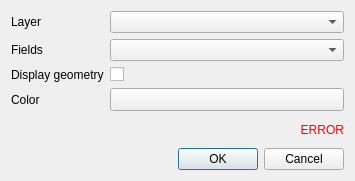
<?xml version="1.0" encoding="UTF-8"?>
<ui version="4.0">
 <class>Dialog</class>
 <widget class="QDialog" name="Dialog">
  <property name="geometry">
   <rect>
    <x>0</x>
    <y>0</y>
    <width>355</width>
    <height>181</height>
   </rect>
  </property>
  <property name="windowTitle">
   <string>Tooltip layer</string>
  </property>
  <layout class="QVBoxLayout" name="verticalLayout">
   <item>
    <layout class="QFormLayout" name="formLayout">
     <item row="0" column="0">
      <widget class="QLabel" name="label_layer">
       <property name="text">
        <string>Layer</string>
       </property>
      </widget>
     </item>
     <item row="0" column="1">
      <widget class="QgsMapLayerComboBox" name="layer"/>
     </item>
     <item row="1" column="0">
      <widget class="QLabel" name="label_fields">
       <property name="text">
        <string>Fields</string>
       </property>
       <property name="wordWrap">
        <bool>true</bool>
       </property>
      </widget>
     </item>
     <item row="1" column="1">
      <widget class="QgsFieldComboBox" name="fields"/>
     </item>
     <item row="2" column="0">
      <widget class="QLabel" name="label_display_geometry">
       <property name="text">
        <string>Display geometry</string>
       </property>
      </widget>
     </item>
     <item row="2" column="1">
      <widget class="QCheckBox" name="display_geometry">
       <property name="text">
        <string/>
       </property>
      </widget>
     </item>
     <item row="3" column="0">
      <widget class="QLabel" name="label_color">
       <property name="text">
        <string>Color</string>
       </property>
      </widget>
     </item>
     <item row="3" column="1">
      <widget class="QgsColorButton" name="color">
       <property name="sizePolicy">
        <sizepolicy hsizetype="Minimum" vsizetype="Fixed">
         <horstretch>0</horstretch>
         <verstretch>0</verstretch>
        </sizepolicy>
       </property>
      </widget>
     </item>
    </layout>
   </item>
   <item>
    <widget class="QLabel" name="error">
     <property name="styleSheet">
      <string notr="true">QLabel { color : red; }</string>
     </property>
     <property name="text">
      <string notr="true">ERROR</string>
     </property>
     <property name="alignment">
      <set>Qt::AlignRight|Qt::AlignTrailing|Qt::AlignVCenter</set>
     </property>
    </widget>
   </item>
   <item>
    <widget class="QDialogButtonBox" name="button_box">
     <property name="orientation">
      <enum>Qt::Horizontal</enum>
     </property>
     <property name="standardButtons">
      <set>QDialogButtonBox::Cancel|QDialogButtonBox::Ok</set>
     </property>
    </widget>
   </item>
  </layout>
 </widget>
 <customwidgets>
  <customwidget>
   <class>QgsColorButton</class>
   <extends>QToolButton</extends>
   <header>qgis.gui</header>
  </customwidget>
  <customwidget>
   <class>QgsFieldComboBox</class>
   <extends>QComboBox</extends>
   <header>qgis.gui</header>
  </customwidget>
  <customwidget>
   <class>QgsMapLayerComboBox</class>
   <extends>QComboBox</extends>
   <header>qgis.gui</header>
  </customwidget>
 </customwidgets>
 <resources/>
 <connections/>
</ui>
